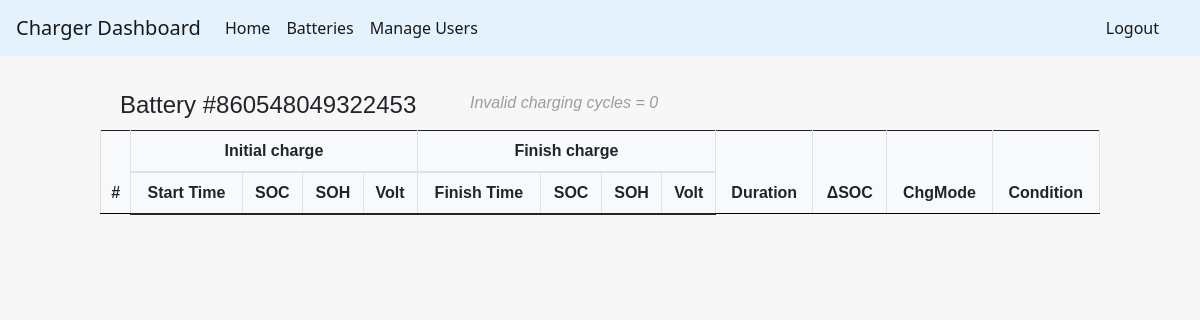
The app's page /connectedBatteries/860548049322453 (signed in), older data.
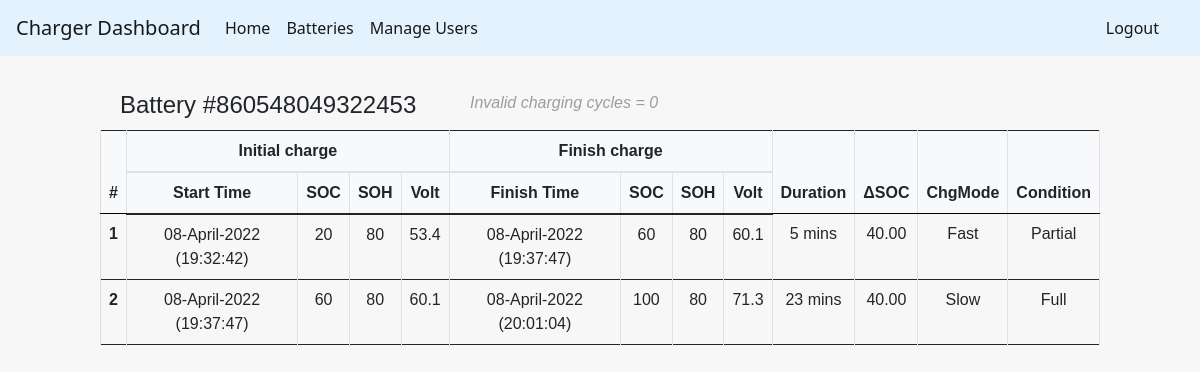
The same page, newer data.
### tables this page shows
CREATE TABLE charger_s1 (
    id integer primary key autoincrement,
    productId INTEGER,
    Status INTEGER,
    SN TEXT,
    Time TEXT,
    SoC INTEGER,
    SoH INTEGER,
    Volt REAL
    , chargeMode INTEGER);

### flaskWebsite.py (the view, shortened to what this page needs)
@app.route('/connectedBatteries/<battSN>')
def singleBattery(battSN):
    if "username" in session:
        con = sqlite3.connect(dbName)
        cur = con.cursor()
        table_list = [a for a in cur.execute("SELECT name FROM sqlite_master WHERE type = 'table'")]
        batteryName = "Battery #" + str(battSN)
        lenIndex = [ [0] for i in range(2)]
        cur.execute("SELECT * FROM charger_s1 WHERE SN = ?", (battSN,))
        lenIndex[0] = len(cur.fetchall())
        cur.execute("SELECT * FROM charger_s2 WHERE SN = ?", (battSN,))
        lenIndex[1] = len(cur.fetchall())
        s1data = [ dict() for i in range(lenIndex[0]+1)]
        s2data = [ dict() for i in range(lenIndex[1]+1)]
        battData = [ dict() for i in range(lenIndex[0]+lenIndex[1])]
        loopCount = 0
        for row in cur.execute("SELECT * FROM charger_s1 WHERE SN = ?", (battSN,)):
            s1data[loopCount]['stat'] = row[2]
            s1data[loopCount]['time'] = row[4]
            s1data[loopCount]['soc'] = row[5]
            s1data[loopCount]['soh'] = row[6]
            s1data[loopCount]['volt'] = row[7]
            s1data[loopCount]['chargeMode'] = row[8]
            loopCount += 1
        loopCount = 0
        for row in cur.execute("SELECT * FROM charger_s2 WHERE SN = ?", (battSN,)):
            s2data[loopCount]['stat'] = row[2]
            s2data[loopCount]['time'] = row[4]
            s2data[loopCount]['soc'] = row[5]
            s2data[loopCount]['soh'] = row[6]
            s2data[loopCount]['volt'] = row[7]
            s2data[loopCount]['chargeMode'] = row[8]
            loopCount += 1
        validChargingCycle = 0
        invalidChargingCycle = 0
        for i in s1data:
            print(i)
        for i in range(lenIndex[0]-1):
            space = 1
            if s1data[i]['stat'] == 1:
                if s1data[i+1]['stat'] == 1:
                    chargeCondition = 'Partial'
                elif s1data[i+1]['stat'] == 2:
                    chargeCondition = 'Full'
                elif s1data[i+1]['stat'] == 0:
                    chargeCondition = 'Partial'
                elif s1data[i+1]['stat'] == -1:
                    invalidChargingCycle+=1
                    continue
                battData[validChargingCycle]['condition'] = chargeCondition
                battData[validChargingCycle]['init_soc']  = s1data[i]['soc']
                battData[validChargingCycle]['init_soh']  = s1data[i]['soh']
                battData[validChargingCycle]['init_volt'] = s1data[i]['volt']
                battData[validChargingCycle]['init_time'] = s1data[i]['time']
                battData[validChargingCycle]['chg_mode']  = s1data[i]['chargeMode']
                battData[validChargingCycle]['fin_soc']   = s1data[i+space]['soc']
                battData[validChargingCycle]['fin_soh']   = s1data[i+space]['soh']
                battData[validChargingCycle]['fin_volt']  = s1data[i+space]['volt']
                battData[validChargingCycle]['fin_time']  = s1data[i+space]['time']
                validChargingCycle += 1
        for i in range(validChargingCycle):
            battData[i]['delta_soc'] = battData[i]['fin_soc'] - battData[i]['init_soc']
            try:
                dateStart = datetime.strptime(battData[i]['init_time'], '%y/%m/%d,%H:%M:%S')
                dateFinish = datetime.strptime(battData[i]['fin_time'], '%y/%m/%d,%H:%M:%S')
                duration = (dateFinish - dateStart).total_seconds()
                if (duration < 3600):
                    durationString = "{:.0f} mins".format((duration % 3600) / 60)
                else:
                    durationString = "{} hrs {:.0f} mins".format(math.floor(duration / 3600), (duration % 3600) / 60)
                battData[i]['delta_time'] = durationString
                battData[i]['init_time'] = dateStart.strftime("%d-%B-%Y (%H:%M:%S)")
                battData[i]['fin_time'] = dateFinish.strftime("%d-%B-%Y (%H:%M:%S)")
            except:
                battData[i]['init_time'] = '-'
                battData[i]['fin_time'] = '-'
                battData[i]['delta_time'] = '-'
        cur.close()
        con.close()
        print("inv:{}".format(invalidChargingCycle))
        return render_template('displayOneBattery.html', lenValid=validChargingCycle, lenInvalid=invalidChargingCycle, batt_data=battData, batt_sn=battSN)
    else:
        return redirect(url_for('login'))

### templates/displayOneBattery.html (shortened to what this page needs)
{% extends "base.html" %}
{% block styles %}
<link rel= "stylesheet" type= "text/css" href= "{{ url_for('static',filename='styles/main.css') }}">
<link rel= "stylesheet" type= "text/css" href= "{{ url_for('static',filename='styles/addon_displayOneBattery.css') }}">
{% endblock %}
{% block content %}
<div class="container-fluid">
    <div class="row" style="margin-top: 15px; margin-bottom:0; padding-bottom:0; margin-left:0">
        <div class="col-sm battsn-col-width">
            <h4 style="margin:0; padding:0">Battery #{{ batt_sn }}</h4>
        </div>
        <div class="col-sm">
            <i style="margin-right:20px; color:#9d9d9d">Invalid charging cycles = {{ lenInvalid }}</i>
        </div>
    </div>
    <div class="row" style="margin:0; padding:0">
        <div class="table-responsive" style="margin:0; padding:0">
            <table id="batt" class="table table-bordered">
                <thead style="background-color: #f8f9fa">
                    <tr>
                        <th scope="col" rowspan = "2" style="border-bottom: 1px solid #000000;">#</th>
                        <th scope="col" colspan = "4">Initial charge</th>
                        <th scope="col" colspan = "4">Finish charge</th>
                        <th scope="col" rowspan = "2" style="border-bottom: 1px solid #000000;">Duration</th>
                        <th scope="col" rowspan = "2" style="border-bottom: 1px solid #000000;">ΔSOC</th>
                        <th scope="col" rowspan = "2" style="border-bottom: 1px solid #000000;">ChgMode</th>
                        <th scope="col" rowspan = "2" style="border-bottom: 1px solid #000000;">Condition</th>
                    </tr>
                    <tr>
                        <th scope="col">Start Time</th>
                        <th scope="col">SOC</th>
                        <th scope="col">SOH</th>
                        <th scope="col">Volt</th>
                        <th scope="col">Finish Time</th>
                        <th scope="col">SOC</th>
                        <th scope="col">SOH</th>
                        <th scope="col">Volt</th>
                    </tr>
                </thead>
                <tbody>
                    {% for x in range (0,lenValid) %}
                    <tr>
                        <th scope="row"> {{ x + 1 }}</th>
                        <td>{{ batt_data[x]['init_time'] }}</td>
                        <td>{{ batt_data[x]['init_soc'] }}</td>
                        <td>{{ batt_data[x]['init_soh'] }}</td>
                        <td>{{ batt_data[x]['init_volt'] }}</td>
                        <td>{{ batt_data[x]['fin_time'] }}</td>
                        <td>
                            {% if batt_data[x]['condition'] == "Full" %}
                                100
                            {% else %}
                                {{ batt_data[x]['fin_soc'] }}
                            {% endif %}
                        </td>
                        <td>{{ batt_data[x]['fin_soh'] }}</td>
                        <td>{{ batt_data[x]['fin_volt'] }}</td>
                        <td>{{ batt_data[x]['delta_time'] }}</td>
                        <td>
                            {% if batt_data[x]['condition'] == "Full" %}
                                {% set dispDeltaSoc = 100 - batt_data[x]['init_soc'] %}
                            {% else %}
                                {% set dispDeltaSoc = batt_data[x]['delta_soc'] %}
                            {% endif %}
                            {{'%0.2f'| format(dispDeltaSoc|float)}}
                        </td>
                        <td>
                            {% if batt_data[x]['chg_mode'] == 0 %}
                                Slow
                            {% else %}
                                Fast
                            {% endif %}
                        </td>
                        <td>{{ batt_data[x]['condition'] }}</td>
                    </tr>
                    {% endfor %}
                </tbody>
            </table>
        </div>
    </div>
</div>
{% endblock %}

Row changes from the older to the newer data that the page shows:
added charger_s1: Volt "53.4"
added charger_s1: Volt "60.1", Volt "60.1"
added charger_s1: Volt "71.3"
Text that changed along with them:
new list line: "1 08-April-2022 (19:32:42) 20 80 08-April-2022 (19:37:47) 60 80 5 mins 40.00 Fast Partial"
new list line: "2 08-April-2022 (19:37:47) 60 80 08-April-2022 (20:01:04) 100 80 23 mins 40.00 Slow Full"
